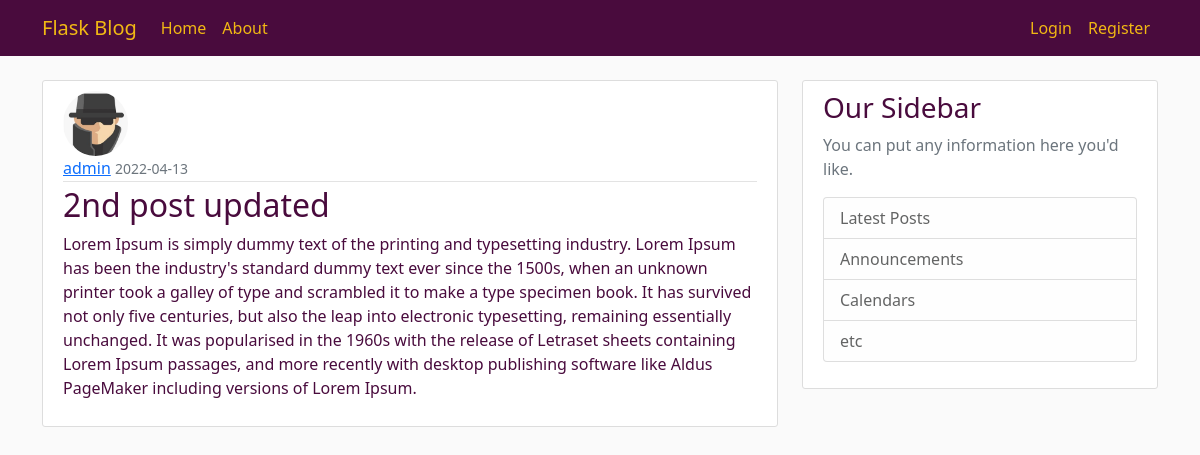
Screenshot of /post/2 with the database file from the repository.
### flaskblog/models.py (models this page shows, shortened)
class User(db.Model, UserMixin):
    id = db.Column(db.Integer, primary_key=True)
    username = db.Column(db.String(20), unique=True, nullable=False)
    email = db.Column(db.String(120), unique=True, nullable=False)
    image_file = db.Column(db.String(20), nullable=False, default='default.jpg')
    password = db.Column(db.String(60), nullable=False)
    posts = db.relationship('Post', backref='author', lazy=True)

class Post(db.Model):
    id = db.Column(db.Integer, primary_key=True)
    title = db.Column(db.String(100), nullable=False)
    date_posted = db.Column(db.DateTime, nullable=False, default=datetime.utcnow)
    content = db.Column(db.Text, nullable=False)
    user_id = db.Column(db.Integer, db.ForeignKey('user.id'), nullable=False)

### flaskblog/routes.py (the view)
@app.route("/post/<int:post_id>", methods=['GET', 'POST'])
def post(post_id):
    post = Post.query.get_or_404(post_id)
    return render_template('post.html', title=post.title, post=post)

### flaskblog/templates/post.html (shortened to what this page needs)
{% extends "layout.html" %}
{% block content %}
<article class="media content-section">
    <img class="rounded-circle article-img"
         src="{{ url_for('static', filename='profile_pics/' + post.author.image_file) }}">
    <div class="media-body">
        <div class="article-metadata">
            <a class="mr-2" href="{{ url_for('user_posts', username=post.author.username) }}">{{ post.author.username }}</a>
            <small class="text-muted">{{ post.date_posted.strftime('%Y-%m-%d') }}</small>
        </div>
        <h2 class="article-title">{{ post.title }}</h2>
        <p class="article-content">{{ post.content }}</p>
    </div>
</article>
{% endblock content%}

### flaskblog/static/main.css (style rules this page uses)
body { background: #fafafa; color: #490B3D; margin-top: 5rem; }
h1, h2, h3, h4, h5, h6 { color: #490B3D; }
.content-section { background: #ffffff; padding: 10px 20px; border: 1px solid #dddddd; border-radius: 3px; margin-bottom: 20px; }
.article-title { color: #490B3D; }
.article-content { white-space: pre-line; }
.article-img { height: 65px; width: 65px; margin-right: 16px; }
.article-metadata { padding-bottom: 1px; margin-bottom: 4px; border-bottom: 1px solid #e3e3e3 }
.media-body { display:inline-block }

### rows the page displays
User: image_file (placeholder picture), author.username "admin"
Post: date_posted "2022-04-13", title "2nd post updated", content "Lorem Ipsum is simply dummy text of the printing and typesetting industry. Lorem Ipsum has been the industry's standard dummy text ever since the 1500s, when an unknown printer took a galley of type and scrambled it to make a type specimen book. It has survived not only five centuries, but also the leap into electronic typesetting, remaining essentially unchanged. It was popularised in the 1960s with the release of Letraset sheets containing Lorem Ipsum passages, and more recently with desktop publishing software like Aldus PageMaker including versions of Lorem Ipsum."
